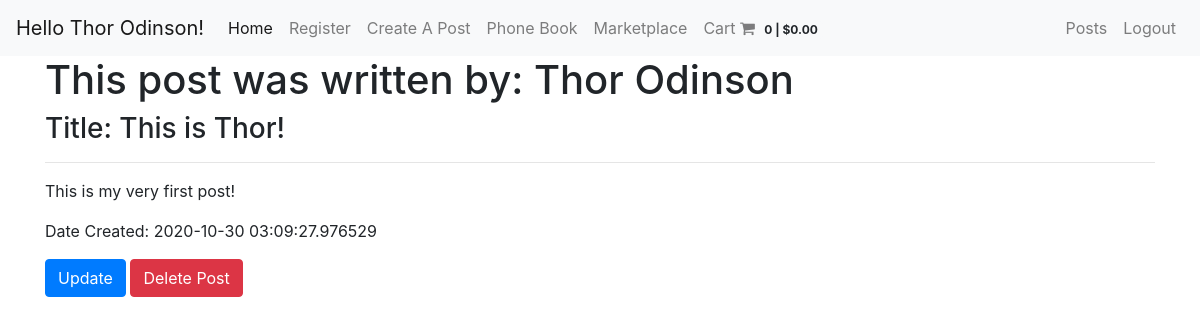
/blog/posts/1 (signed in), run on an earlier commit of the app's database.
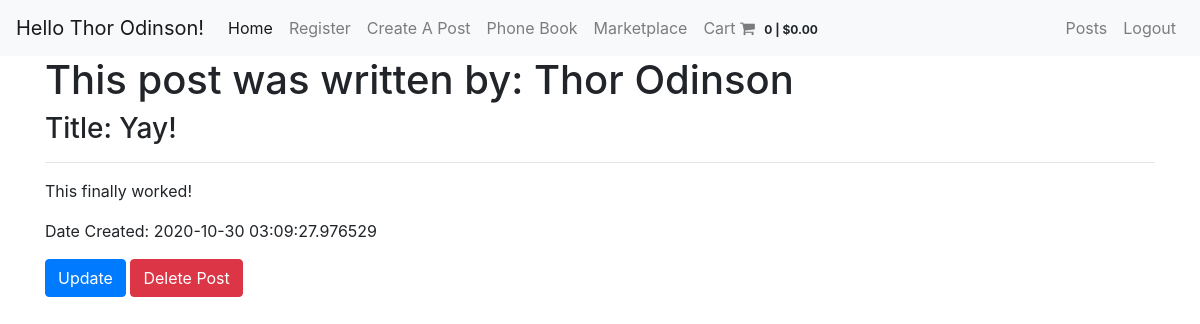
And on a later commit of the database.
### app/models.py (models this page shows, shortened)
class Avenger(db.Model, UserMixin):
    id = db.Column(db.Integer, primary_key=True)
    first_name = db.Column(db.String(100), nullable=False, unique=False)
    last_name = db.Column(db.String(100), nullable=False, unique=False)
    avenger_name = db.Column(db.String(100), nullable=False, unique=True)
    address = db.Column(db.String(100), nullable=False)
    email = db.Column(db.String(100), nullable=False)
    phone_num = db.Column(db.String(100), nullable=False)
    password = db.Column(db.String(256), nullable=False)
    post = db.relationship('Post', backref='author', lazy=True)

class Post(db.Model):
    id = db.Column(db.Integer, primary_key=True)
    title = db.Column(db.String(200))
    content = db.Column(db.String(300))
    date_created = db.Column(db.DateTime, nullable=False, default=datetime.utcnow)
    user_id = db.Column(db.Integer, db.ForeignKey('avenger.id'), nullable=False)

### app/blueprints/blog/routes.py (the view)
@blog.route('/posts/<int:post_id>')
@login_required
def post_detail(post_id):
    post = Post.query.get_or_404(post_id)
    return render_template('post_detail.html', post=post)

### app/models.py (called while the page is built)
@login.user_loader
def load_user(avenger_id):
    return Avenger.query.get(int(avenger_id))

### app/routes.py (called while the page is built)
@app.context_processor
def cart_stuff():
    if 'cart' not in session:
        session['cart'] = {
            'items': [],
            'cart_total': 0
        }
    return {'cart': session['cart']}

### app/templates/post_detail.html (shortened to what this page needs)
{% extends 'base.html' %}
{% block content %}
<h1>This post was written by: {{ post.author.avenger_name }}</h1>
<h3>Title: {{ post.title }}</h3>
<hr>
<p>{{ post.content }}</p>
<blockquote>Date Created: {{ post.date_created }}</blockquote>
<a href="{{ url_for('blog.post_update', post_id=post.id) }}"><button type="button" class="btn btn-primary">Update</button></a>
<button type="button" class="btn btn-danger" data-toggle='modal' data-target='#dangerModal'>Delete Post</button>
{% endblock content %}

### app/templates/base.html (shortened to what this page needs)
<!doctype html>
<html lang="en">
  <head>
    <link rel="stylesheet" href="https://stackpath.bootstrapcdn.com/bootstrap/4.3.1/css/bootstrap.min.css">
    <link rel="stylesheet" href="https://stackpath.bootstrapcdn.com/font-awesome/4.7.0/css/font-awesome.min.css">
  </head>
  <body>
      {% include 'nav.html' %}
      <div class="container">
          {% block content %}
          {% endblock content %}
      </div>
  </body>
</html>

### app/templates/nav.html (shortened to what this page needs)
<nav class="navbar navbar-expand-sm navbar-light bg-light">
    <a class="navbar-brand" href="#">Hello {{ current_user.avenger_name }}!</a>
    <div class="collapse navbar-collapse" id="collapsibleNavId">
        <ul class="navbar-nav mr-auto mt-2 mt-lg-0">
            <li class="nav-item active">
                <a class="nav-link" href="{{ url_for ('index') }}">Home <span class="sr-only">(current)</span></a>
            </li>
            <li class="nav-item">
                <a class="nav-link" href="{{ url_for ('auth.register') }}">Register</a>
            </li>
            <li class="nav-item">
                <a class="nav-link" href="{{ url_for ('blog.createposts') }}">Create A Post</a>
            </li>
            <li class="nav-item">
                <a class="nav-link" href="{{ url_for ('users') }}">Phone Book</a>
            </li>
            <li class="nav-item">
                <a class="nav-link" href="{{ url_for ('shop.get_products') }}">Marketplace</a>
            </li>
            <li class="nav-item">
                <a class="nav-link" href="{{ url_for ('shop.cart') }}">
                    <span>Cart</span>
                    <i class="fa fa-shopping-cart"></i>
                    <span class="badge badge-light">
                        {% if cart %}
                            {{ cart['items']|length }} | {{ '${:,.2f}'.format(cart['cart_total']) }}
                        {% else %}
                        0 | $0.00
                        {% endif %}
                    </span>
                </a>
            </li>
        </ul>
        <ul class="navbar-nav m1-auto mt-2 mt-lg-0"><li class="nav-item">
            <a class="nav-link" href="{{ url_for ('blog.posts') }}">Posts</a>
        </li>
    </ul>
    <ul class="navbar-nav m1-auto mt-2 mt-lg-0">
        {% if current_user.is_authenticated %}
        <li class="nav-item">
            <a class="nav-link" href="{{ url_for('auth.logout') }}">Logout</a>
        </li>
        {% else %}
        <li class="nav-item">
            <a class="nav-link" href="{{ url_for('auth.login') }}">Login</a>
        </li>
        {% endif %}
    </ul>
    </div>
</nav>

What changed in the data, as far as the page shows it:
changed Post: title "This is Thor!" → "Yay!"; content "This is my very first post!" → "This finally worked!"
